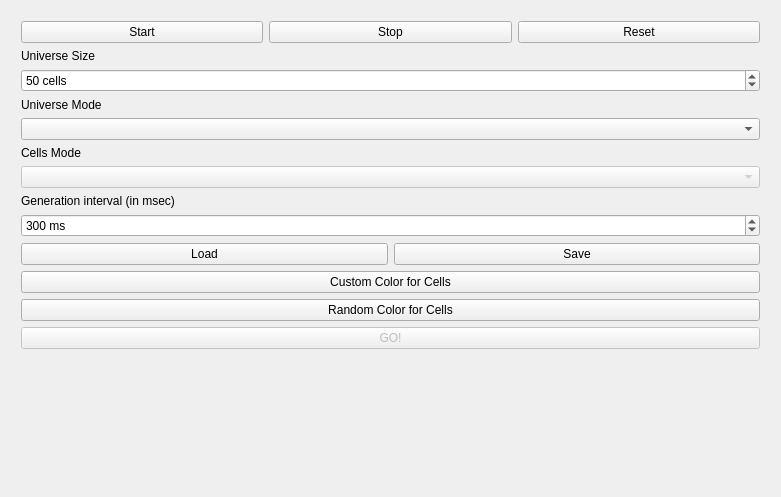
<?xml version="1.0" encoding="UTF-8"?>
<ui version="4.0">
 <class>MainWindow</class>
 <widget class="QMainWindow" name="MainWindow">
  <property name="geometry">
   <rect>
    <x>0</x>
    <y>0</y>
    <width>781</width>
    <height>497</height>
   </rect>
  </property>
  <property name="windowTitle">
   <string>Cellular Automata</string>
  </property>
  <widget class="QWidget" name="centralWidget">
   <widget class="QWidget" name="layoutWidget">
    <property name="geometry">
     <rect>
      <x>10</x>
      <y>10</y>
      <width>761</width>
      <height>476</height>
     </rect>
    </property>
    <layout class="QHBoxLayout" name="mainLayout">
     <item>
      <layout class="QVBoxLayout" name="gameLayout"/>
     </item>
     <item>
      <layout class="QVBoxLayout" name="settingsLayout">
       <item>
        <layout class="QHBoxLayout" name="controlLayout">
         <item>
          <widget class="QPushButton" name="startButton">
           <property name="text">
            <string>Start</string>
           </property>
          </widget>
         </item>
         <item>
          <widget class="QPushButton" name="stopButton">
           <property name="text">
            <string>Stop</string>
           </property>
          </widget>
         </item>
         <item>
          <widget class="QPushButton" name="clearButton">
           <property name="text">
            <string>Reset</string>
           </property>
          </widget>
         </item>
        </layout>
       </item>
       <item>
        <widget class="QLabel" name="universeSizeLabel">
         <property name="text">
          <string>Universe Size</string>
         </property>
        </widget>
       </item>
       <item>
        <widget class="QSpinBox" name="universeSizeControl">
         <property name="suffix">
          <string> cells</string>
         </property>
         <property name="minimum">
          <number>10</number>
         </property>
         <property name="maximum">
          <number>400</number>
         </property>
         <property name="value">
          <number>50</number>
         </property>
        </widget>
       </item>
       <item>
        <widget class="QLabel" name="universeModeLabel">
         <property name="text">
          <string>Universe Mode</string>
         </property>
        </widget>
       </item>
       <item>
        <widget class="QComboBox" name="universeModeControl"/>
       </item>
       <item>
        <widget class="QLabel" name="cellModeLabel">
         <property name="text">
          <string>Cells Mode</string>
         </property>
        </widget>
       </item>
       <item>
        <widget class="QComboBox" name="cellModeControl">
         <property name="enabled">
          <bool>false</bool>
         </property>
        </widget>
       </item>
       <item>
        <widget class="QLabel" name="generationIntervalLabel">
         <property name="text">
          <string>Generation interval (in msec)</string>
         </property>
        </widget>
       </item>
       <item>
        <widget class="QSpinBox" name="intervalControl">
         <property name="showGroupSeparator" stdset="0">
          <bool>false</bool>
         </property>
         <property name="suffix">
          <string> ms</string>
         </property>
         <property name="minimum">
          <number>50</number>
         </property>
         <property name="maximum">
          <number>100000</number>
         </property>
         <property name="singleStep">
          <number>10</number>
         </property>
         <property name="value">
          <number>300</number>
         </property>
        </widget>
       </item>
       <item>
        <layout class="QHBoxLayout" name="fileLayout">
         <item>
          <widget class="QPushButton" name="loadButton">
           <property name="text">
            <string>Load</string>
           </property>
          </widget>
         </item>
         <item>
          <widget class="QPushButton" name="saveButton">
           <property name="text">
            <string>Save</string>
           </property>
          </widget>
         </item>
        </layout>
       </item>
       <item>
        <widget class="QPushButton" name="colorSelectButton">
         <property name="text">
          <string>Custom Color for Cells</string>
         </property>
        </widget>
       </item>
       <item>
        <widget class="QPushButton" name="colorRandomButton">
         <property name="text">
          <string>Random Color for Cells</string>
         </property>
        </widget>
       </item>
       <item>
        <widget class="QPushButton" name="gameGoButton">
         <property name="enabled">
          <bool>false</bool>
         </property>
         <property name="text">
          <string>GO!</string>
         </property>
        </widget>
       </item>
       <item>
        <spacer name="verticalSpacer">
         <property name="orientation">
          <enum>Qt::Vertical</enum>
         </property>
         <property name="sizeHint" stdset="0">
          <size>
           <width>20</width>
           <height>40</height>
          </size>
         </property>
        </spacer>
       </item>
      </layout>
     </item>
    </layout>
   </widget>
  </widget>
 </widget>
 <layoutdefault spacing="6" margin="11"/>
 <resources/>
 <connections/>
</ui>
